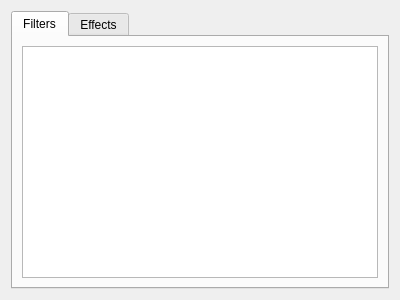
<?xml version="1.0" encoding="UTF-8"?>
<ui version="4.0">
 <class>EffectsList</class>
 <widget class="QWidget" name="EffectsList">
  <property name="geometry">
   <rect>
    <x>0</x>
    <y>0</y>
    <width>400</width>
    <height>300</height>
   </rect>
  </property>
  <property name="windowTitle">
   <string>Form</string>
  </property>
  <layout class="QHBoxLayout" name="horizontalLayout">
   <item>
    <widget class="QTabWidget" name="tabWidget">
     <property name="currentIndex">
      <number>0</number>
     </property>
     <widget class="QWidget" name="filterTab">
      <attribute name="title">
       <string>Filters</string>
      </attribute>
      <layout class="QHBoxLayout" name="horizontalLayout_2">
       <item>
        <widget class="EffectsListView" name="filterList">
         <property name="dragEnabled">
          <bool>true</bool>
         </property>
        </widget>
       </item>
      </layout>
     </widget>
     <widget class="QWidget" name="effectsTab">
      <attribute name="title">
       <string>Effects</string>
      </attribute>
      <layout class="QHBoxLayout" name="horizontalLayout_3">
       <item>
        <widget class="EffectsListView" name="effectsList">
         <property name="dragEnabled">
          <bool>true</bool>
         </property>
        </widget>
       </item>
      </layout>
     </widget>
    </widget>
   </item>
  </layout>
 </widget>
 <customwidgets>
  <customwidget>
   <class>EffectsListView</class>
   <extends>QListView</extends>
   <header>effectsengine/EffectsListView.h</header>
  </customwidget>
 </customwidgets>
 <resources/>
 <connections/>
</ui>
